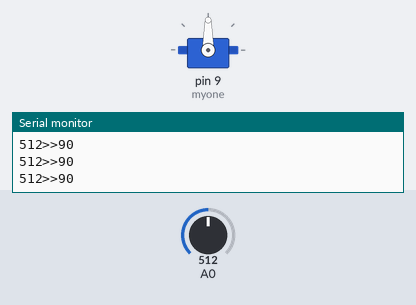
Simulated run of this sketch. Board: Arduino Uno, built with avr-gcc and run on an emulated ATmega328P. Shown: servo, the last lines printed to the serial monitor. Inputs (shaded band) come from the test bench; at power-on: A0 = 512.

Above: at 1.2 s.
1.3 s: A0 set to 556
At 2.3 s:
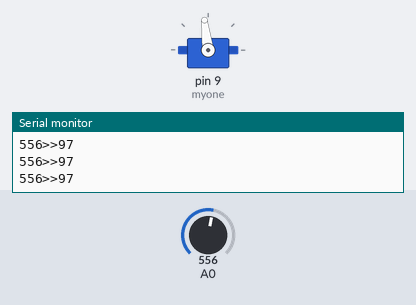
4.3 s: A0 set to 582
At 4.7 s:
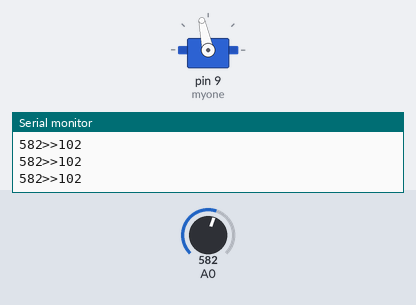
5.8 s: A0 set to 716
At 6.7 s:
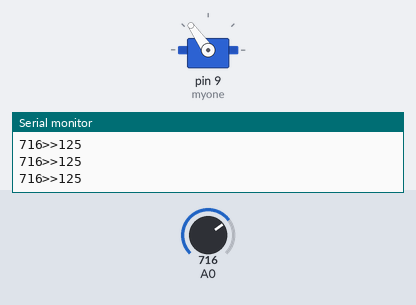
7.3 s: A0 set to 306
At 7.9 s:
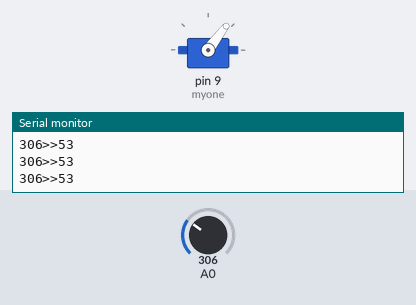
8.8 s: A0 set to 122
At 10.0 s:
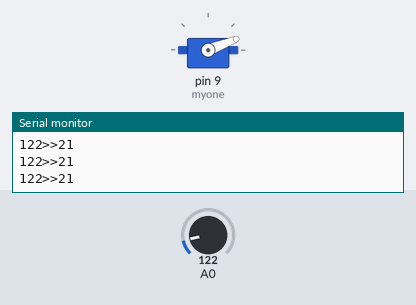
10.3 s: A0 set to 89
At 11.5 s:
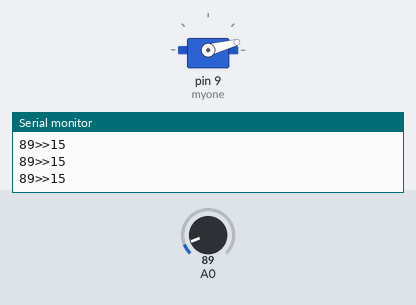
Timing chart, 0 to 12.8 s (numbered marks = the images above; inputs shaded):
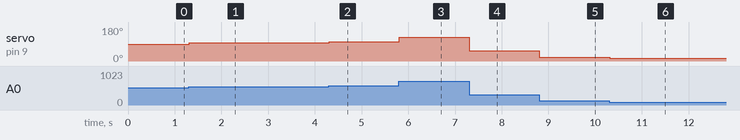

The sketch:

servo_changeR.ino
```cpp
#include <Servo.h>
Servo myone;

void setup() {
  myone.attach(9);
  myone.write(0);
  pinMode(A0, INPUT);

  Serial.begin(9600);
}

void loop() {
  int value = analogRead(A0);
  int mapValue = map(value, 0, 1023, 0, 180);

  myone.write(mapValue);

  Serial.print(value); Serial.print(">>"); Serial.println(mapValue);

  delay(10);
}
```

Measured:
- after the input at 1.3 s, servo on pin 9 (myone): 90° → 97° at once
- after the input at 4.3 s, servo on pin 9 (myone): 97° → 102° at once
- after the input at 5.8 s, servo on pin 9 (myone): 102° → 125° at once
- after the input at 7.3 s, servo on pin 9 (myone): 125° → 53° at once
- after the input at 8.8 s, servo on pin 9 (myone): 53° → 21° at once
- after the input at 10.3 s, servo on pin 9 (myone): 21° → 15° at once
